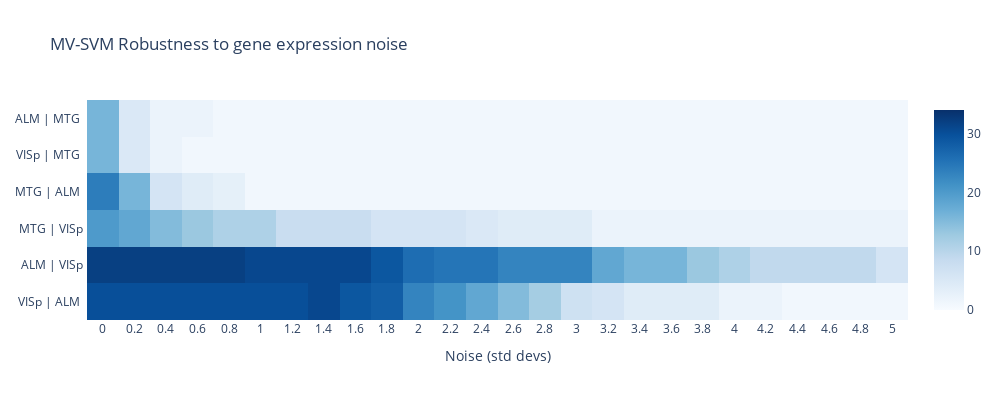

This figure's notebook cell:
### Code cell
fig = plot_perf(res, 'MV-SVM', epsilons, 'MV-SVM Robustness to gene expression noise', 'Noise (std devs)')
fig.show()
fig.write_image(f"noise/MV-SVM_mnoise.png", scale=4)

### Figure 1 — Plotly figure (JSON) as saved in the notebook; plotly's stock layout.template omitted (floating-point values rounded to 4 significant figures; data arrays with more than 128 entries replaced by an {"elided": "..."} marker saying what was removed)
{"data": [{"coloraxis": "coloraxis", "hovertemplate": "Noise (std devs): %{x}<br>y: %{y}<br>color: %{z}<extra></extra>", "name": "0", "type": "heatmap", "x": [0, 0.2, 0.4, 0.6, 0.8, 1, 1.2, 1.4, 1.6, 1.8, 2, 2.2, 2.4, 2.6, 2.8, 3, 3.2, 3.4, 3.6, 3.8, 4, 4.2, 4.4, 4.6, 4.8, 5], "xaxis": "x", "y": [" ALM | MTG  ", "VISp | MTG  ", " MTG | ALM  ", " MTG | VISp ", " ALM | VISp ", "VISp | ALM  "], "yaxis": "y", "z": {"elided": "6x26 int values"}}], "layout": {"coloraxis": {"cmax": 34, "cmin": 0, "colorscale": [[0, "rgb(247,251,255)"], [0.125, "rgb(222,235,247)"], [0.25, "rgb(198,219,239)"], [0.375, "rgb(158,202,225)"], [0.5, "rgb(107,174,214)"], [0.625, "rgb(66,146,198)"], [0.75, "rgb(33,113,181)"], [0.875, "rgb(8,81,156)"], [1, "rgb(8,48,107)"]]}, "height": 400, "title": {"text": "MV-SVM Robustness to gene expression noise"}, "width": 1000, "xaxis": {"anchor": "y", "constrain": "domain", "domain": [0, 1], "dtick": 0.2, "scaleanchor": "y", "title": {"text": "Noise (std devs)"}}, "yaxis": {"anchor": "x", "autorange": "reversed", "constrain": "domain", "domain": [0, 1]}}}
